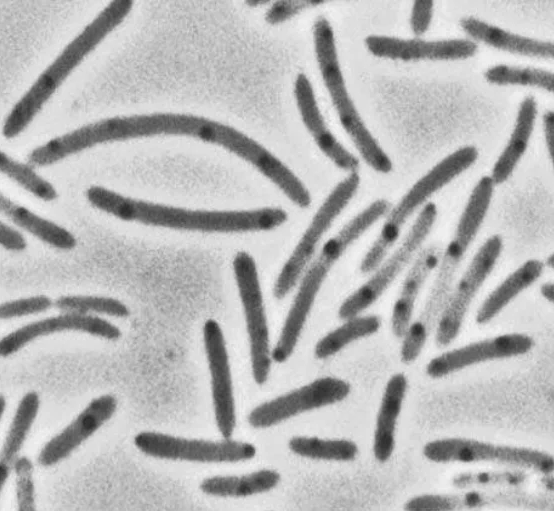
#> input picture machine_learning/bacteria_cell.png, 554 x 511 px
$ jupyter execute --allow-errors scipy.ipynb
#> lines starting #> are read from the running program, lines starting #| are printed output that depends on the picture; after the words box and inside, x2 and y2 are one past the last pixel; in counts of white or black regions, pixels touching at a corner belong together
[cell 1]
from scipy.interpolate import interp1d
import matplotlib.pyplot as plt
import numpy as np

Faire attention quand on utilise l’interpolation car il peut se cacher des oscilations entres les différents points observés

[cell 2]
x = np.linspace(0, 10, 10)
y = x**2

f = interp1d(x, y, kind='cubic') # kind est le type d’interpolation que nous voulons effectuer, par défault linear

new_x = np.linspace(0, 10, 30)
result = f(new_x)

plt.figure()
plt.scatter(x, y, label='initial points')
plt.plot(new_x, result, c='red', label='interpolation')
plt.legend()
#> figure, not shown here; curve peaks at x = 10, y = 100

On veut développer une fonction statistique qui rentre dans notre nuage de point, on utilisera curve fit qui est la méthodes des moindres carrés.

Il vaut mieux utiliser ces fonctions avec sklearn.

[cell 3]
from scipy import optimize

[cell 4]
x = np.linspace(0, 2, 100)
y = 1/3*x**3 - 3/5 * x**2 + 2 + np.random.randn(x.shape[0]) / 20 # Polynome de degrès 3 avec du bruit

def model(x, a, b, c, d):
    return a * x**3 + b * x**2 + c * x + d # Création d’un model de degrès 3

#> (the rest of this cell did not finish here and is left out)

## Minimise

Prend la fonction à minimiser ainsi que le point de départ, s’arrête au premier minimum local trouvé. Plusieurs algo de minimisation peuvent être spécifés.

[cell 5]
x = np.linspace(-10, 10, 100)

def f(x):
    return x**2 + 15*np.sin(x)

x0 = -5 # prendre différent points de départ pour trouver le global,
result = optimize.minimize(f, x0=-5).x   # le paramétres se trouve dans x

plt.plot(x, f(x))
plt.scatter(result, f(result), s=100, c='r', zorder=1, label='minimum spécifié')
plt.scatter(x0, f(x0), s=200, marker='+',c='g', zorder=1, label='minimum trouvé')
plt.legend()
#> figure, not shown here; curve peaks at x = -10, y = 108.2

Aussi en 2D et d’autres dimensions

[cell 6]
def f(x):
    return np.sin(x[0]) + np.cos(x[0]+x[1])*np.cos(x[0])

[cell 7]
X = np.linspace(-3, 3, 100)
Y = np.linspace(-3, 3, 100)
X, Y = np.meshgrid(X, Y)
plt.contour(X, Y, f(np.array([X, Y])), 20)
plt.colorbar()

x0 = np.zeros(2)
plt.scatter(x0[0], x0[1], marker='+', c='r', s=100, label='(0, 0)')

result = optimize.minimize(f, x0=x0).x
plt.scatter(result[0], result[1], c='g', s=100, label='Minimum')
plt.legend()
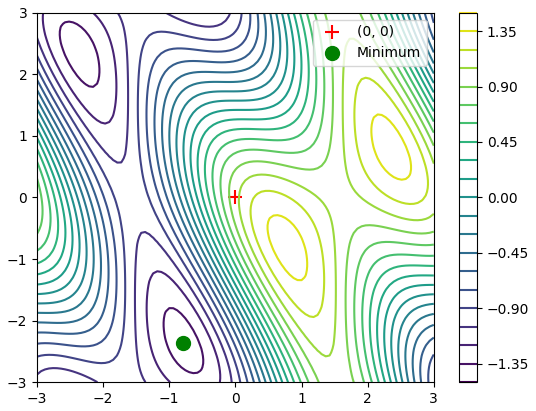
#> figure drawn by matplotlib, 2 panels

## Traitement du signal

Consiste a éliminé toute tendance linéaire dans un signal. Cela recentre le signal près de 0 pour mieux examiner les fréquences

[cell 8]
from scipy import signal

[cell 9]
x = np.linspace(0, 20, 100)
y = x + 4*np.sin(x) + np.random.randn(x.shape[0])
new_y = signal.detrend(y)
plt.plot(x,y, label='Init')
plt.plot(x, new_y, c='r', label='Detrend')
plt.legend()
#> figure, not shown here; curve peaks at x = 19.8, y = 25.21; curve peaks at x = 19.8, y = 6.18

Transformation de Fourier

[cell 10]
from scipy import fftpack

[cell 11]
x = np.linspace(0, 30, 1000)
y = 3*np.sin(x) + 2*np.sin(5*x) + np.sin(10*x) + np.random.random(x.shape[0])*10

plt.figure(figsize=(12, 8))
plt.subplot(2, 2, 1)
plt.plot(x,y, label='Init')
plt.title('Init')

plt.subplot(2, 2, 2)
fourier = fftpack.fft(y)
power = np.abs(fourier)
frequences = fftpack.fftfreq(y.size)
plt.plot(np.abs(frequences), power)

plt.subplot(2, 2, 3)
fourier[power<400] = 0
plt.plot(np.abs(frequences), np.abs(fourier))
plt.title('Filter')

plt.subplot(2, 2, 4)
filtered_signal = fftpack.ifft(fourier)
plt.plot(x, filtered_signal)
plt.title('Fourier')
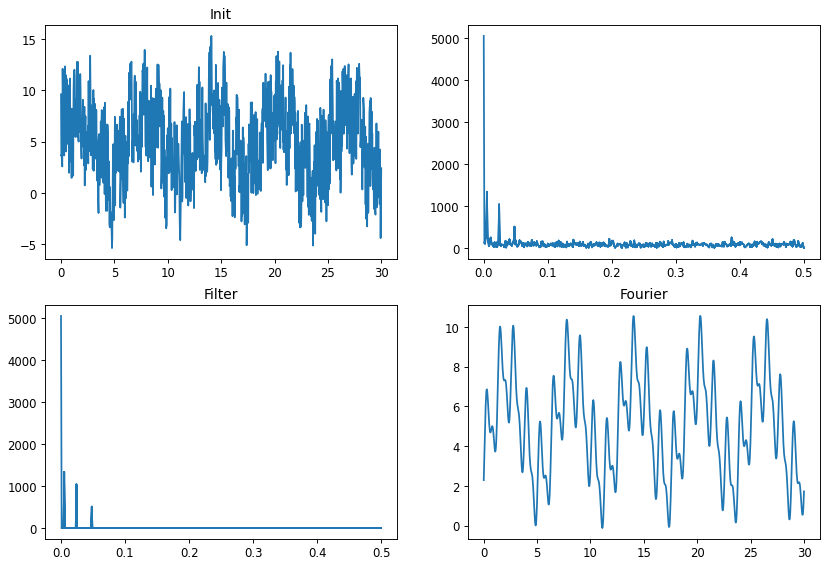
#> figure drawn by matplotlib, 4 panels; panel 1: curve peaks at x = 14.08, y = 15.31; panel 4: curve peaks at x = 20.3, y = 10.56

[cell 12]
plt.figure(figsize=(10, 6))
plt.plot(x, y, lw=0.5, label='Init')
plt.plot(x, filtered_signal, lw=3, label='Fourier')
plt.title('Transformation')
plt.legend()
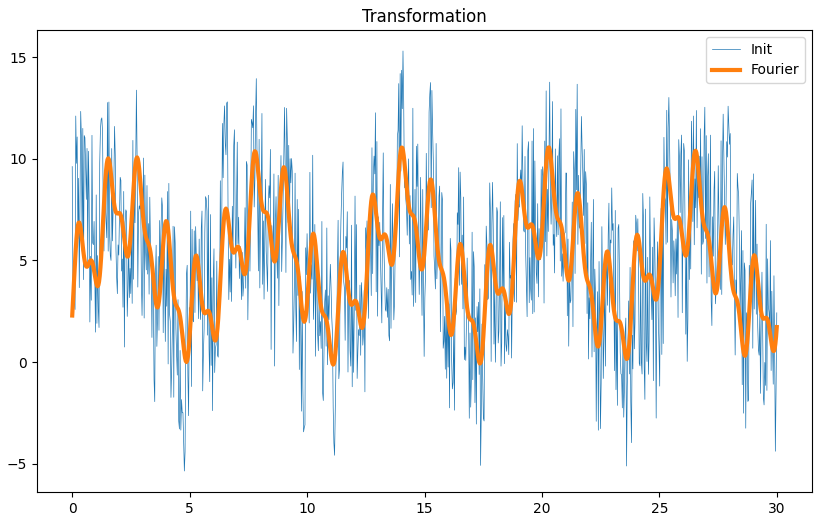
#> figure drawn by matplotlib, 1 panel; curve peaks at x = 14.08, y = 15.31; curve peaks at x = 20.3, y = 10.56

## Traitement d’image

La morphology est une technique mathématique qui consiste à faire balader une structure sur une matrice et lorsqu’elle croise un pixel blanc, elle va effectuer soit une dilation ou une érosion, en fonction de ce qu’on lui demande :

- Dilation : Imprime des pixels blanc autour de la structure
- Erosion : Efface des pixels blanc autour de la structure

Cela permet d’enlever des artefacts que l’on pourrai avoir sur une image

[cell 13]
from scipy import ndimage

[cell 14]
np.random.seed(0)
X = np.zeros((32, 32))
X[10: -10, 10: -10] = 1
X[np.random.randint(0, 32, 30), np.random.randint(0, 32, 30)] = 1
plt.imshow(X)
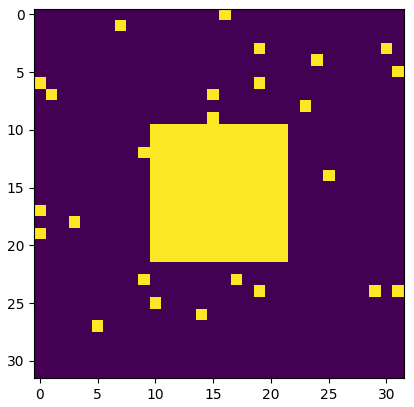
#> figure drawn by matplotlib, 1 panel

[cell 15]
open_x = ndimage.binary_opening(X) # Combinaison entre érosion et dilation
plt.imshow(open_x) # Le cout est d’endommager la structure qui nous intérésse
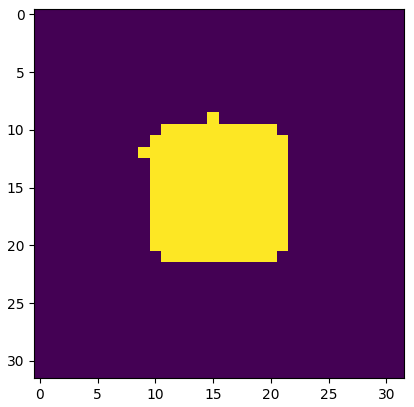
#> figure drawn by matplotlib, 1 panel

# Extraire des données d’une image

- Extraire les bactéries de l’arrière plan de la photo

- Nettoyer les artefacts

- Mesurer les longueurs

[cell 16]
image = plt.imread('bacteria_cell.png') # Converti l’image en matrice
#> image is the input picture: shape (511, 554, 4) float32; mean R, G, B, A 0.715, 0.715, 0.715, 1
image = image[:, :, 0]
#> image: shape (511, 554) float32
plt.imshow(image, cmap='gray') # Affiche l’image
image.shape
#> Out = (511, 554)

[cell 17]
# copy de l'image, puis création d'un histogramme
image_2 = np.copy(image)
plt.hist(image_2.ravel(), bins=255)
plt.show()
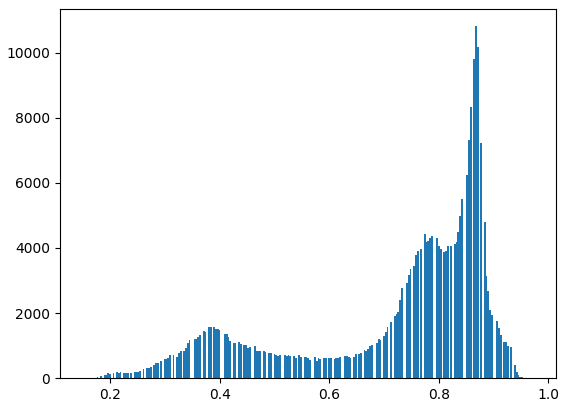
#> figure drawn by matplotlib, 1 panel; tallest bar 10808 high, from x = 0.866 to 0.869

[cell 18]
# boolean indexing: création d'une image binaire
image= image<0.6
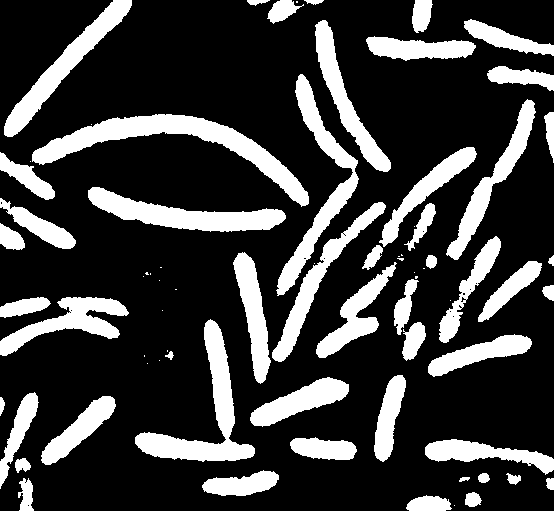
#> image: shape (511, 554) bool; 23.7% white; 75 white regions (24 under 20 px), largest, box (x1, y1, x2, y2) and area: (32, 114, 309, 207) 5708, (135, 319, 255, 462) 4272, (88, 187, 286, 232) 3807
plt.imshow(image)

[cell 19]
open_x = ndimage.binary_opening(image) # Nettoyage des artefacts
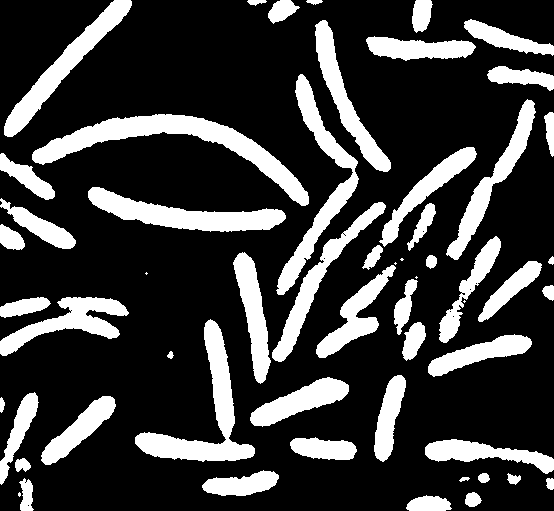
#> open_x: shape (511, 554) bool; 23.5% white; 57 white regions (6 under 20 px), largest, box (x1, y1, x2, y2) and area: (32, 114, 309, 206) 5693, (135, 319, 255, 462) 4270, (88, 187, 286, 232) 3806
plt.imshow(image)

[cell 20]
label_image, n_labels = ndimage.label(open_x) # Retourne l’étiquette et les groupes
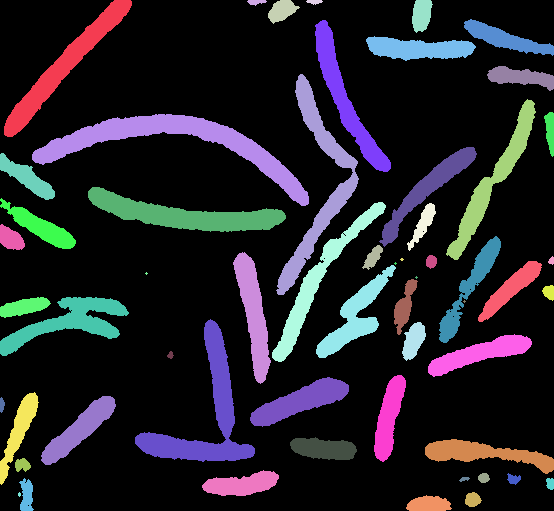
#> label_image: shape (511, 554) int32; 58 distinct labels, from 0 to 57; one colour per label, 0 black
#> n_labels = 57
print(n_labels)
#| 57
plt.imshow(label_image)

[cell 21]
sizes = ndimage.sum(open_x, label_image, range(n_labels)) # compte les pixelsdes labels, prend l’image original, l’image qui contient les étiquettes, et le nombre d’étiquettes que l’on veut étudié
#> sizes = 57 values, max 5693 at index 13, min 0 at index 0, mean 1158.5
plt.scatter(range(n_labels), sizes, c='orange')
plt.title('Bacterias Sizes')
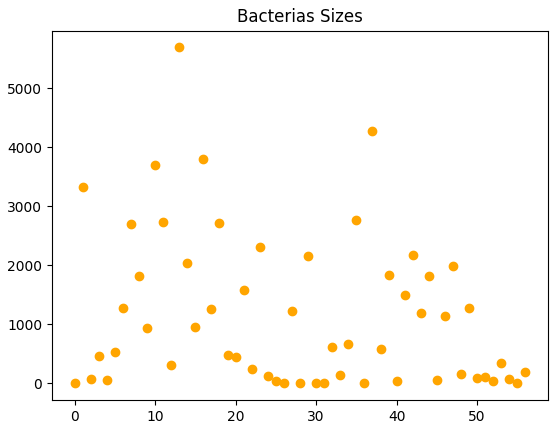
#> figure drawn by matplotlib, 1 panel
